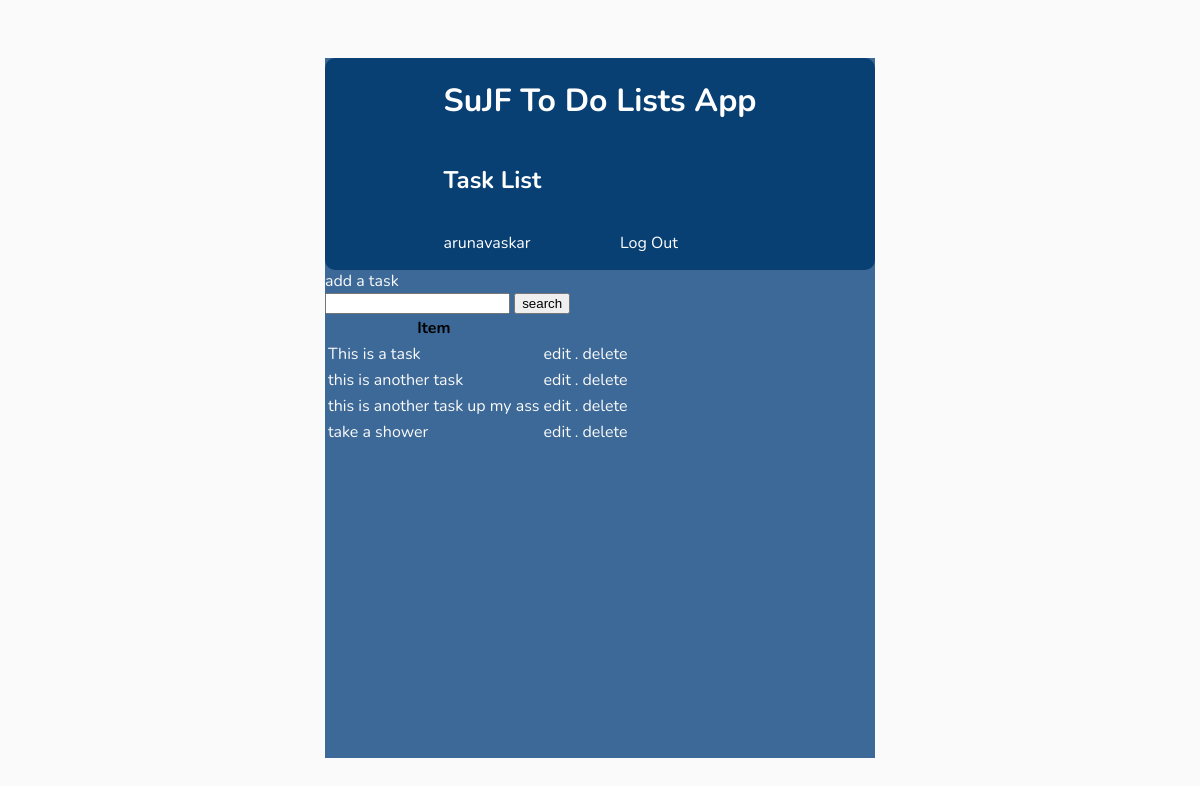
The app's page / (signed in), older data.
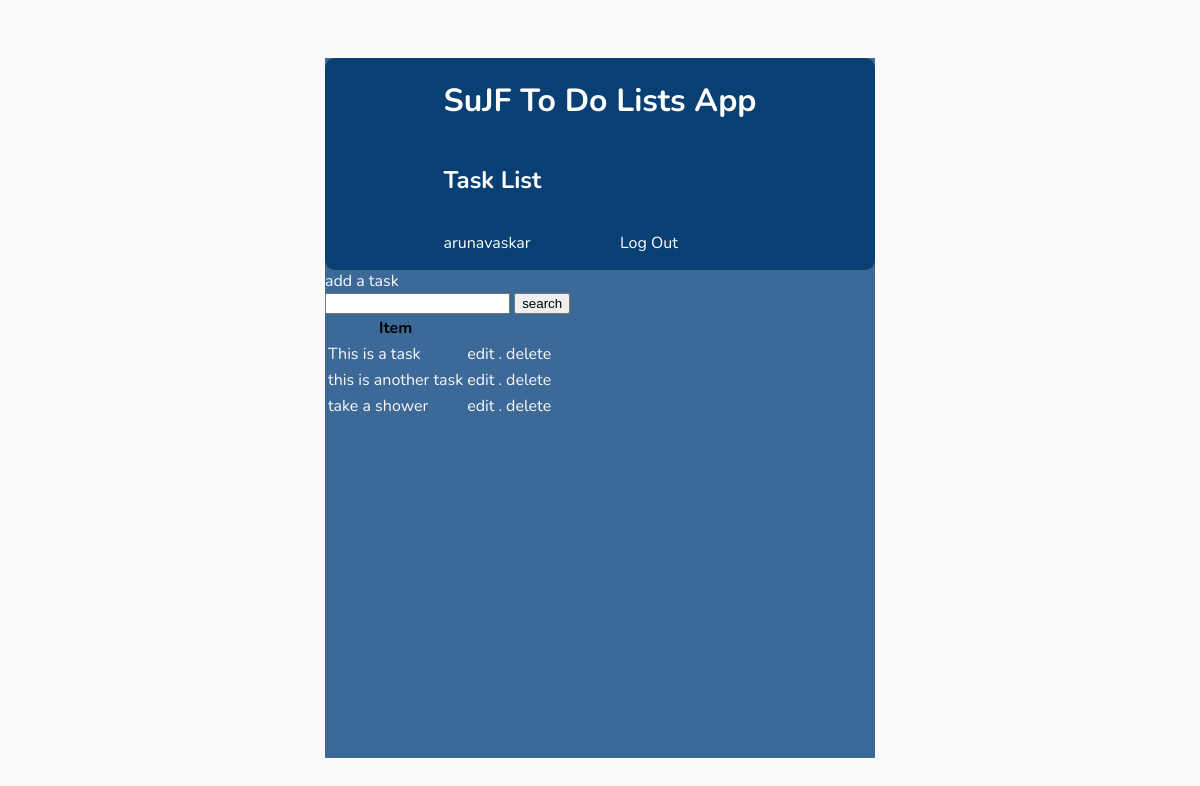
The same page, newer data.
### base/models.py (models this page shows, shortened)
class Task(models.Model):
    user = models.ForeignKey(User, on_delete=models.CASCADE, null= True, blank= True)
    title = models.CharField(max_length= 200)
    description = models.TextField(null=True, blank=True)
    complete = models.BooleanField(default= False)
    created = models.DateTimeField(auto_now_add= True)
    class Meta:
        ordering = ['complete']

### base/views.py (the view)
# urls.py: path('', TaskList.as_view(), name = 'tasks'),
class TaskList(LoginRequiredMixin, ListView):
    model = Task
    context_object_name = 'tasks'
    def get_context_data(self, **kwargs):
        context = super().get_context_data(**kwargs)
        context['tasks'] = context['tasks'].filter(user = self.request.user)
        context['count'] = context['tasks'].filter(complete = False).count()
        search_input = self.request.GET.get('search-area') or ''
        if search_input:
            context['tasks'] = context['tasks'].filter(title__startswith = search_input)
        context['search_input'] = search_input
        return context

### base/templates/base/task_list.html
{% extends 'base/main.html' %}
{% block content %}
<a href="{% url 'task-create' %}">add a task</a>
<form method="GET" action="">
    <input type="text" name="search-area" value="{{ search_input }}">
    <input type="submit" value="search">
</form>
<table>
    <tr>
        <th>Item</th>
        <th></th>
        <th></th>
    </tr>
    {% for task in tasks %}
    <tr>
        <td>{{task.title}}</td>
        <td><a href="{% url 'task-update' task.id %}">edit .</a></td>
        <td><a href="{% url 'task-delete' task.id %}">delete</a></td>
    </tr>
    {% empty %}
    <h3>No itmes in list</h3>
    {% endfor %}
</table>
{% endblock content %}

Row changes from the older to the newer data that the page shows:
removed Task: title "this is another task up my ass"
